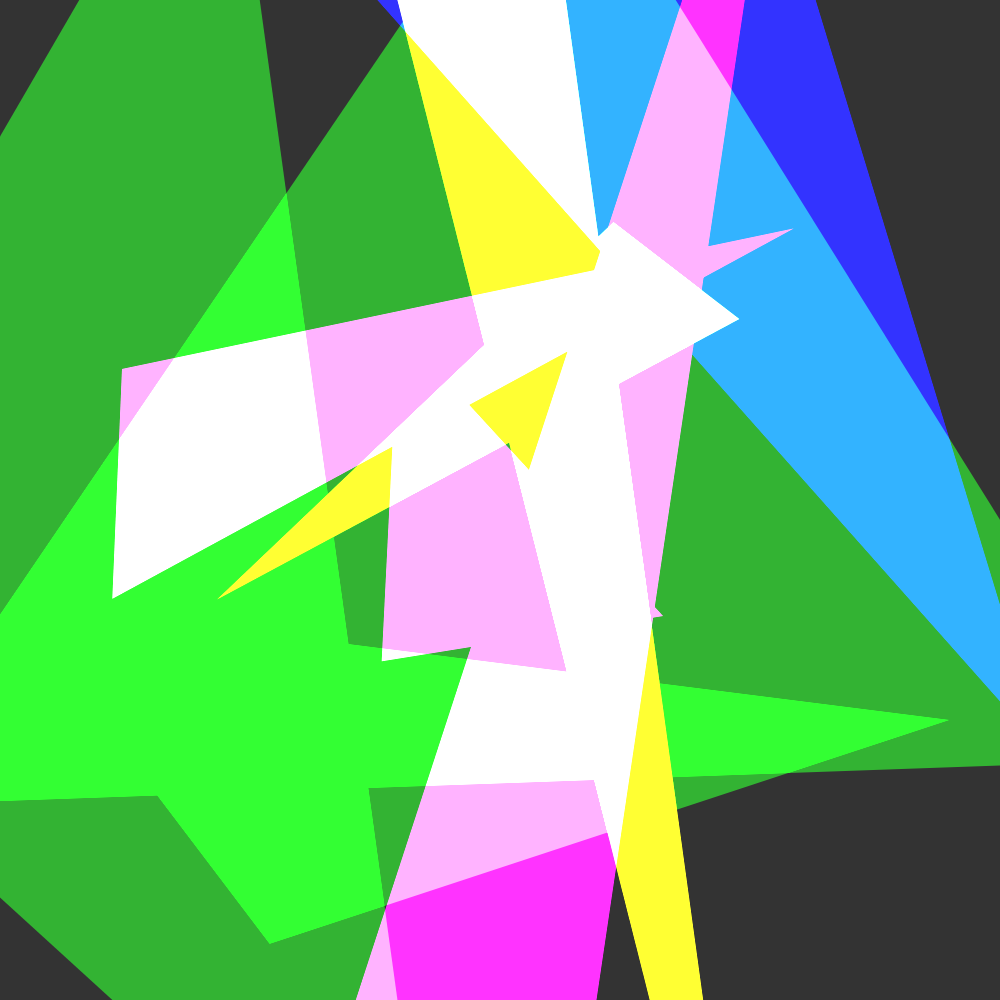
Frame 1 (no input)
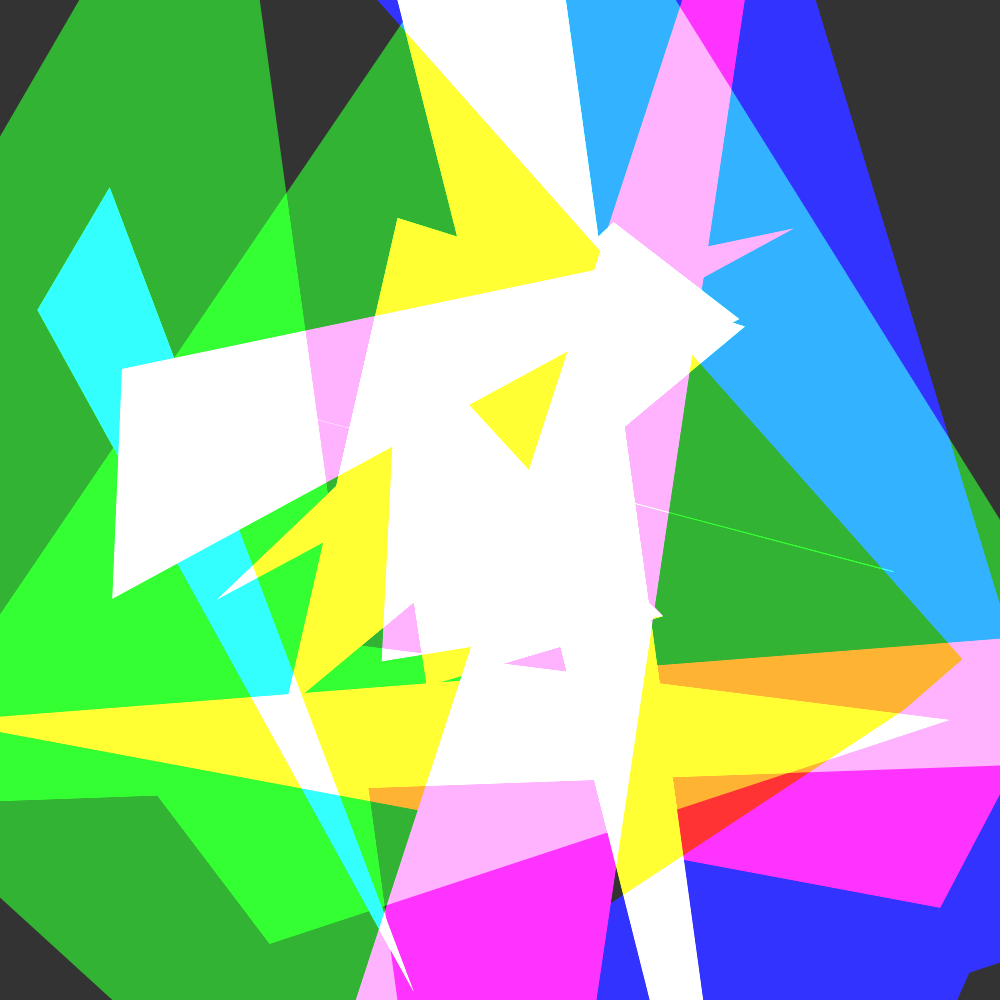
Frame 2 (the mouse pressed at the canvas centre, redrawn once)

The p5.js sketch that drew these frames (run headless with seeded random() and noise() and a simulated clock; the mouse was pressed at the canvas centre and the sketch redrawn once):

// p5.js sketch
// ── sketch.js
let cX, cY;
let pX, pY;
let v1, v2;

const MAX_MAG = 600 / 2;

function setup() {
  createCanvas(1000, 1000);
  background(51);
  blendMode(ADD)
  // background(255);
}

function draw() {
  push();
  translate(width/2, height/2);

  const STEPS = 100;
  for (let r = width; r > 0; r -= STEPS) {
    drawRandomTriangle(r);
  }
  // drawRandomTriangle(200)
  // drawRandomTriangle(150)
  // drawRandomTriangle(100)

  noLoop();
}

function getRandomCirclePoint(radius) {
  let t = random(TWO_PI);
  return getCirclePoints(t, radius);
}

function getCirclePoints(theta, radius) {
  return {
    x: cos(theta) * radius,
    y: sin(theta) * radius
  }
}

function drawRandomTriangle(radius, color) {
  noFill();
  // ellipse(0, 0, radius * 2);
  let p1 = getRandomCirclePoint(radius);
  let p2 = getRandomCirclePoint(radius);
  let p3 = getRandomCirclePoint(radius);

  drawTriangle(p1.x, p1.y, p2.x, p2.y, p3.x, p3.y);
}

function drawTriangle(x1, y1, x2, y2, x3, y3) {
  // noFill();
  let palette = ['cyan', 'magenta', 'yellow']
  palette = palette.concat(['red', 'green', 'blue'])
  fill(random(palette))
  triangle(x1, y1, x2, y2, x3, y3);
  drawExtendedLine(createVector(x1, y1), createVector(x2, y2))
  drawExtendedLine(createVector(x2, y2), createVector(x3, y3))
  drawExtendedLine(createVector(x3, y3), createVector(x1, y1))
}

function vectorLine(v1, v2) {
  line(v1.x, v1.y, v2.x, v2.y);
}

function vectorPoint(v, label) {
  fill('black');
  text(label, v.x + 10, v.y - 10);
  fill('red')
  ellipse(v.x, v.y, 10, 10);
}

function mousePressed() {
  console.log({mouseX, mouseY});
}

function drawExtendedLine(v1, v2) {
  let direction = p5.Vector.sub(v2, v1);
  direction.div(2);
  let centerPoint = p5.Vector.add(v1, direction);
  direction.setMag(MAX_MAG);

  vectorLine(centerPoint, p5.Vector.add(centerPoint, direction))
  direction.mult(-1)
  vectorLine(centerPoint, p5.Vector.add(centerPoint, direction))
}
